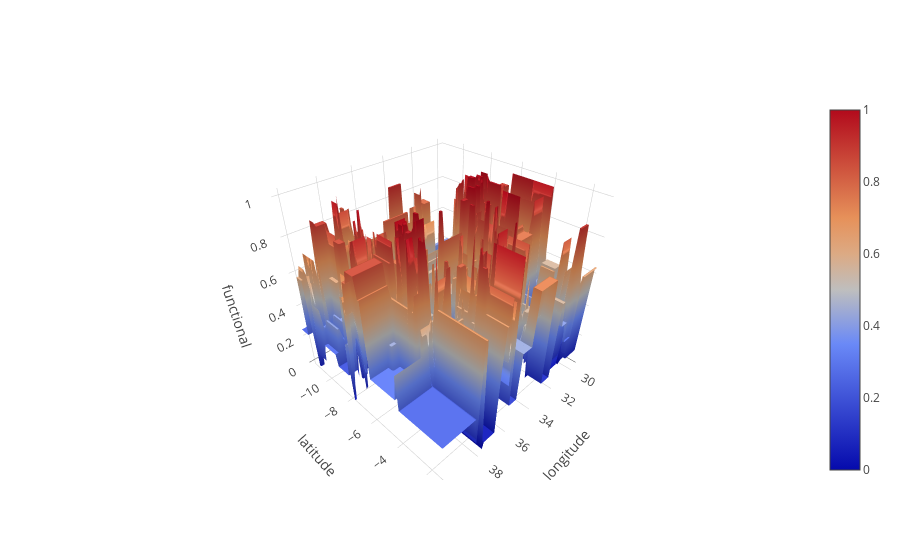

Write notebook code for a chart like this one.
### Code cell
viz3D(dt, train_location, ['longitude', 'latitude'], 'functional')
